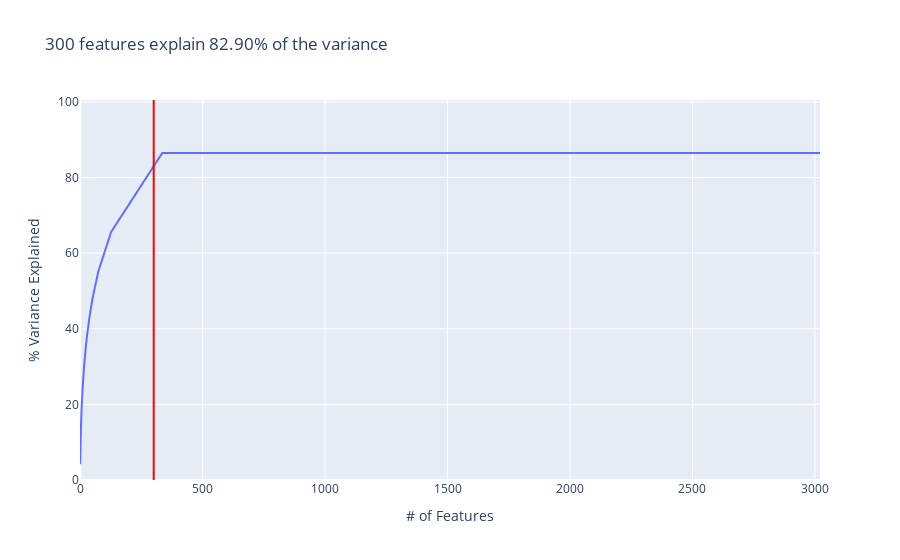

The code cell stored with this chart in its notebook:
### Code cell
# calculate variance ratios
variance = pca.explained_variance_ratio_

# cumulative sum of variance explained with [n] features
n = 300
var = np.cumsum(np.round(variance, decimals=3)*100)

fig = px.line(x=list(range(len(var))), y=var, title=f"{n} features explain {var[n-1]:.2f}% of the variance")
fig.update_layout(xaxis_title="# of Features", yaxis_title="% Variance Explained")
fig.add_vline(x=n, line_color="red")
fig.update_xaxes(range=[-1, len(var)])
fig.update_yaxes(range=[0, 100.5])
fig.show()

### Figure 1 — Plotly figure (JSON) as saved in the notebook; plotly's stock layout.template omitted (floating-point values rounded to 4 significant figures; data arrays with more than 128 entries replaced by an {"elided": "..."} marker saying what was removed)
{"data": [{"hovertemplate": "x=%{x}<br>y=%{y}<extra></extra>", "legendgroup": "", "line": {"color": "#636efa", "dash": "solid"}, "mode": "lines", "name": "", "showlegend": false, "type": "scattergl", "x": {"elided": "3021 int values"}, "xaxis": "x", "y": {"elided": "3021 float values"}, "yaxis": "y"}], "layout": {"legend": {"tracegroupgap": 0}, "shapes": [{"line": {"color": "red"}, "type": "line", "x0": 300, "x1": 300, "xref": "x", "y0": 0, "y1": 1, "yref": "y domain"}], "title": {"text": "300 features explain 82.90% of the variance"}, "xaxis": {"anchor": "y", "domain": [0, 1], "range": [-1, 3021], "title": {"text": "# of Features"}}, "yaxis": {"anchor": "x", "domain": [0, 1], "range": [0, 100.5], "title": {"text": "% Variance Explained"}}}}
